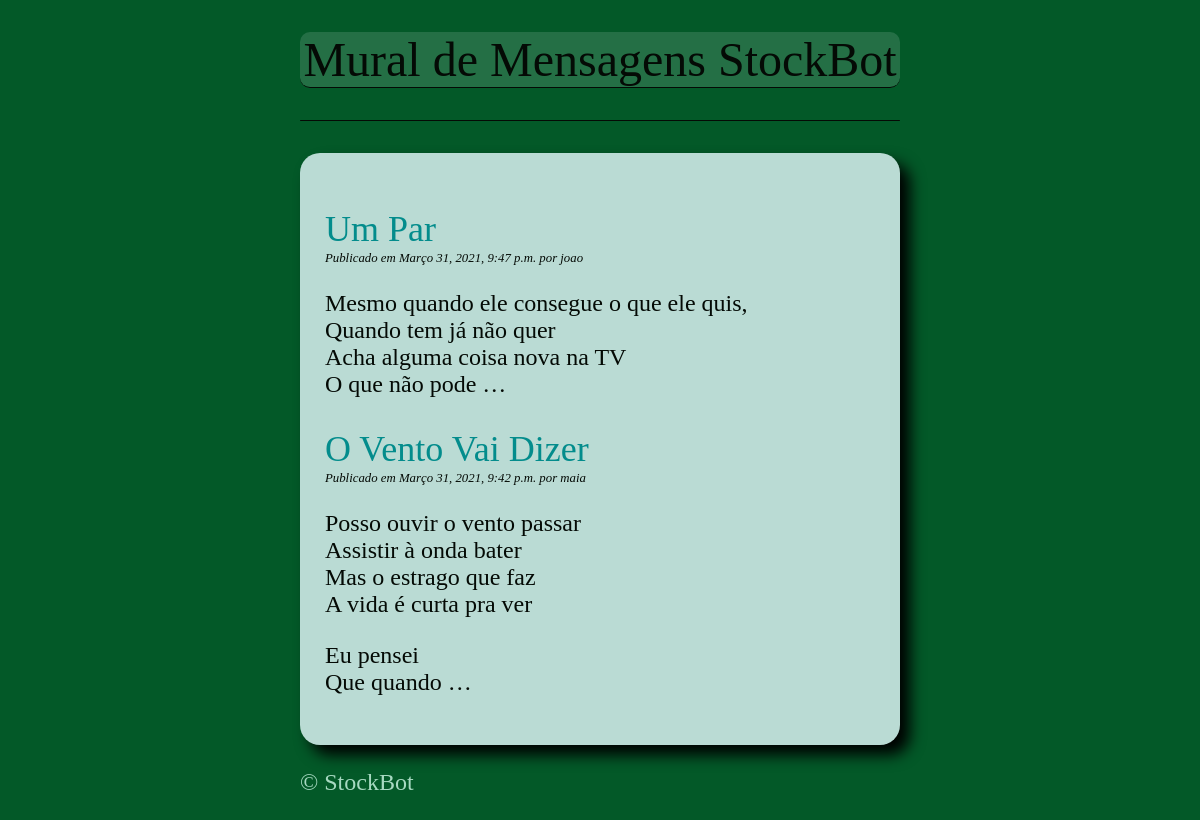
The page /blog/ on the database as committed earlier.
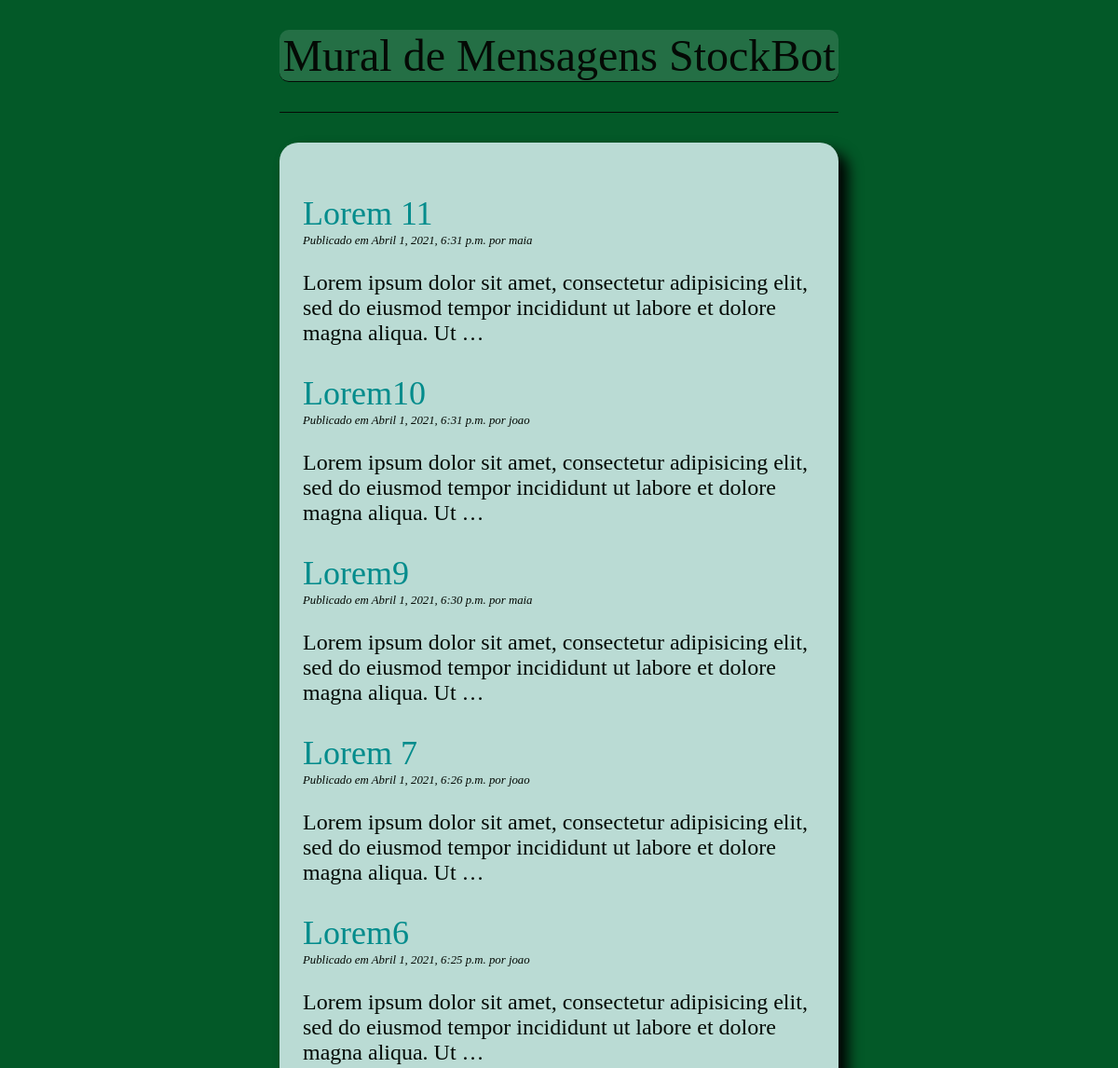
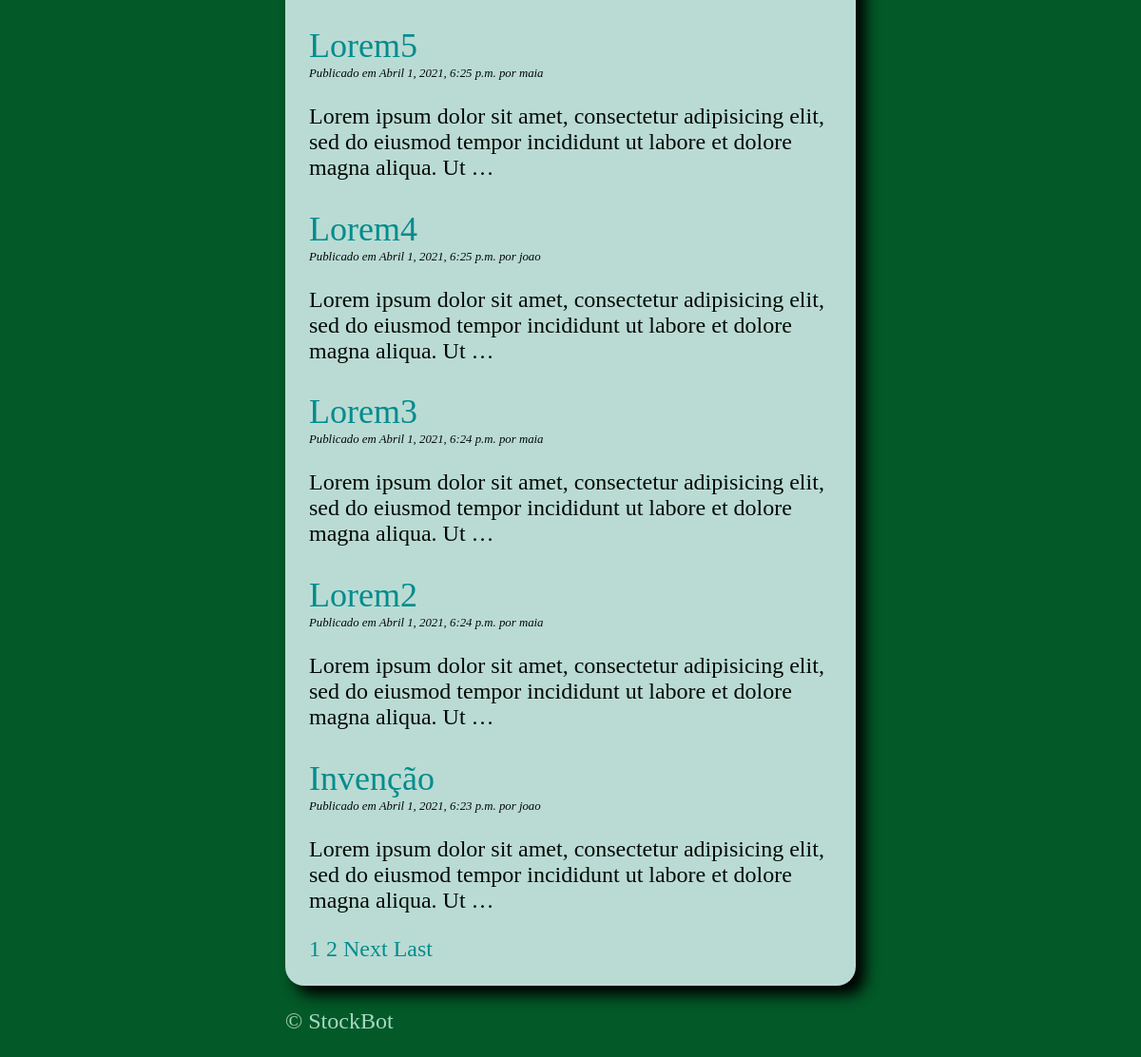
The same page on the database as committed later (2 pictures, top to bottom).
### blog/models.py (models this page shows, shortened)
class Post(models.Model): #subclass da Model o nome é post pois haverão postagens
    title = models.CharField(max_length=255) # Todo post necessita um Título e o maximo serão 255 caracteres
    slug = models.SlugField(max_length=255, unique = True) # é o texto na url dos posts, por exemplo www.meusite.com/blog/ (o que estiver no slug) e ele será unico e não se repete na tabela
    author = models.ForeignKey(User, on_delete=models.CASCADE) #autor do post, o propio User ja vem com varias funções como nome , lastname, email , etc. many to one => um autor pdoe escrever varios posts e se usuário for excluído , os posts são deletados, como é um texto , não tem limite , diferente do titulo
    body = models.TextField()
    created = models.DateTimeField(auto_now_add=True) #essa tabela ira adicionar exatamente a hora que foi adicionado o post
    updated = models.DateTimeField(auto_now=True) # nesse caso a cada modificação no artigo, ele irá atualizar automaticamente.
    class Meta:
        ordering = ("-created",)
    def get_absolute_url(self): # fazer link para o url do artigo sozinho no propio blog, apertando no link e chegando ao artigo
        return reverse("blog:detail", kwargs={"slug": self.slug})

### blog/views.py (the view)
# urls.py: path("", views.PostListView.as_view(), name="list"),
class PostListView(ListView): # Criei as classes para herdarem as views e depois crei a variavel model" para receberem o valor de Post(classe criada em models.py) , ou seja os posts
    model = Post
    paginate_by = 10

### blog/templates/blog/post_list.html (shortened to what this page needs)
{% extends "blog/base.html" %}
{% block content %}
    {% for post in post_list  %}
    <article>
        <h2> <a href="{{ post.get_absolute_url }}">
            {{ post.title| title }}
        </a>
        </h2>
        <p class="date">
            Publicado em {{ post.created }} por {{ post.author}}
        </p>
        {{ post.body|linebreaks|truncatewords:20 }}
    </article>
    {% endfor %}
    {% if is_paginated %}
        {% for num in page_obj.paginator.page_range %}
            {% if page_obj.number == num %}
                 <a class="btn btn-info mb-4" href="?page={{ num }}">{{ num }}</a>
            {% elif num > page_obj.number|add:'-3' and num < page_obj.number|add:'3' %}
                <a class="btn btn-outline-info mb-4" href="?page={{ num }}">{{ num }}</a>
            {% endif %}
        {% endfor %}
        {% if page_obj.has_next %}
            <a class="btn btn-outline-info mb-4" href="?page={{ page_obj.next_page_number ">Next</a>
            <a class="btn btn-outline-info mb-4" href="?page={{ page_obj.paginator.num_pages }}">Last</a>
        {% endif %}
    {% endif %}
{% endblock content %}

### blog/templates/blog/base.html (shortened to what this page needs)
{% load static %}
<!DOCTYPE html>
<html>
<head>
    <link rel="stylesheet" href="{% static 'css/blog.css' %}">
</head>
<body>
    <header>
        <h1> Mural de Mensagens StockBot <h1>
    </header>
    <main>
        {%block content%}
        {% endblock %}
    </main>
    <footer>
        <p>&copy; StockBot</p>
    </footer>
</body>
</html>

### blog/static/css/blog.css (style rules this page uses)
body { margin: 0 25%; font-family: Verdana; font-size: 1.5rem; color: #040a05; background-color: #035928; }
h1 { text-align: center; font-family: serif; font-weight: normal; border-bottom: 1px solid; background-color: #dfedf225; border-radius: 10px; }
h2 { color: #000000; font-weight: normal; margin-bottom: 1px; }
a { color:#038C8C; text-decoration:none; }
p.date { font-size: 0.8rem; font-style: italic; margin-top: 1px; }
main { background-color: #badbd4; border-radius: 20px; padding: 25px; box-shadow: 10px 10px 15px black; }
footer { color: #A7D9C1; }

Rows that differ between the two databases and show on the page:
no longer on this page (row unchanged): Post: title "Um Par", created "Março 31, 2021, 9:47 p.m.", author "joao", body "Mesmo quando ele consegue o que ele quis, Quando tem já não quer Acha alguma coisa nova na TV O que não pode …"
no longer on this page (row unchanged): Post: title "O Vento Vai Dizer", created "Março 31, 2021, 9:42 p.m.", author "maia", body "Posso ouvir o vento passar Assistir à onda bater Mas o estrago que faz A vida é curta pra ver Eu pensei Que quando …"
added Post: title "Lorem 11", created "Abril 1, 2021, 6:31 p.m.", author "maia", body "Lorem ipsum dolor sit amet, consectetur adipisicing elit, sed do eiusmod tempor incididunt ut labore et dolore magna aliqua. Ut …"
added Post: title "Lorem10", created "Abril 1, 2021, 6:31 p.m.", author "joao", body "Lorem ipsum dolor sit amet, consectetur adipisicing elit, sed do eiusmod tempor incididunt ut labore et dolore magna aliqua. Ut …"
added Post: title "Lorem9", created "Abril 1, 2021, 6:30 p.m.", author "maia", body "Lorem ipsum dolor sit amet, consectetur adipisicing elit, sed do eiusmod tempor incididunt ut labore et dolore magna aliqua. Ut …"
added Post: title "Lorem 7", created "Abril 1, 2021, 6:26 p.m.", author "joao", body "Lorem ipsum dolor sit amet, consectetur adipisicing elit, sed do eiusmod tempor incididunt ut labore et dolore magna aliqua. Ut …"
added Post: title "Lorem6", created "Abril 1, 2021, 6:25 p.m.", author "joao", body "Lorem ipsum dolor sit amet, consectetur adipisicing elit, sed do eiusmod tempor incididunt ut labore et dolore magna aliqua. Ut …"
added Post: title "Lorem5", created "Abril 1, 2021, 6:25 p.m.", author "maia", body "Lorem ipsum dolor sit amet, consectetur adipisicing elit, sed do eiusmod tempor incididunt ut labore et dolore magna aliqua. Ut …"
added Post: title "Lorem4", created "Abril 1, 2021, 6:25 p.m.", author "joao", body "Lorem ipsum dolor sit amet, consectetur adipisicing elit, sed do eiusmod tempor incididunt ut labore et dolore magna aliqua. Ut …"
added Post: title "Lorem3", created "Abril 1, 2021, 6:24 p.m.", author "maia", body "Lorem ipsum dolor sit amet, consectetur adipisicing elit, sed do eiusmod tempor incididunt ut labore et dolore magna aliqua. Ut …"
added Post: title "Lorem2", created "Abril 1, 2021, 6:24 p.m.", author "maia", body "Lorem ipsum dolor sit amet, consectetur adipisicing elit, sed do eiusmod tempor incididunt ut labore et dolore magna aliqua. Ut …"
added Post: title "Invenção", created "Abril 1, 2021, 6:23 p.m.", author "joao", body "Lorem ipsum dolor sit amet, consectetur adipisicing elit, sed do eiusmod tempor incididunt ut labore et dolore magna aliqua. Ut …"
Other text that changed with them:
new list line: "1"
new list line: "2"
text now shown: "Next Last"
